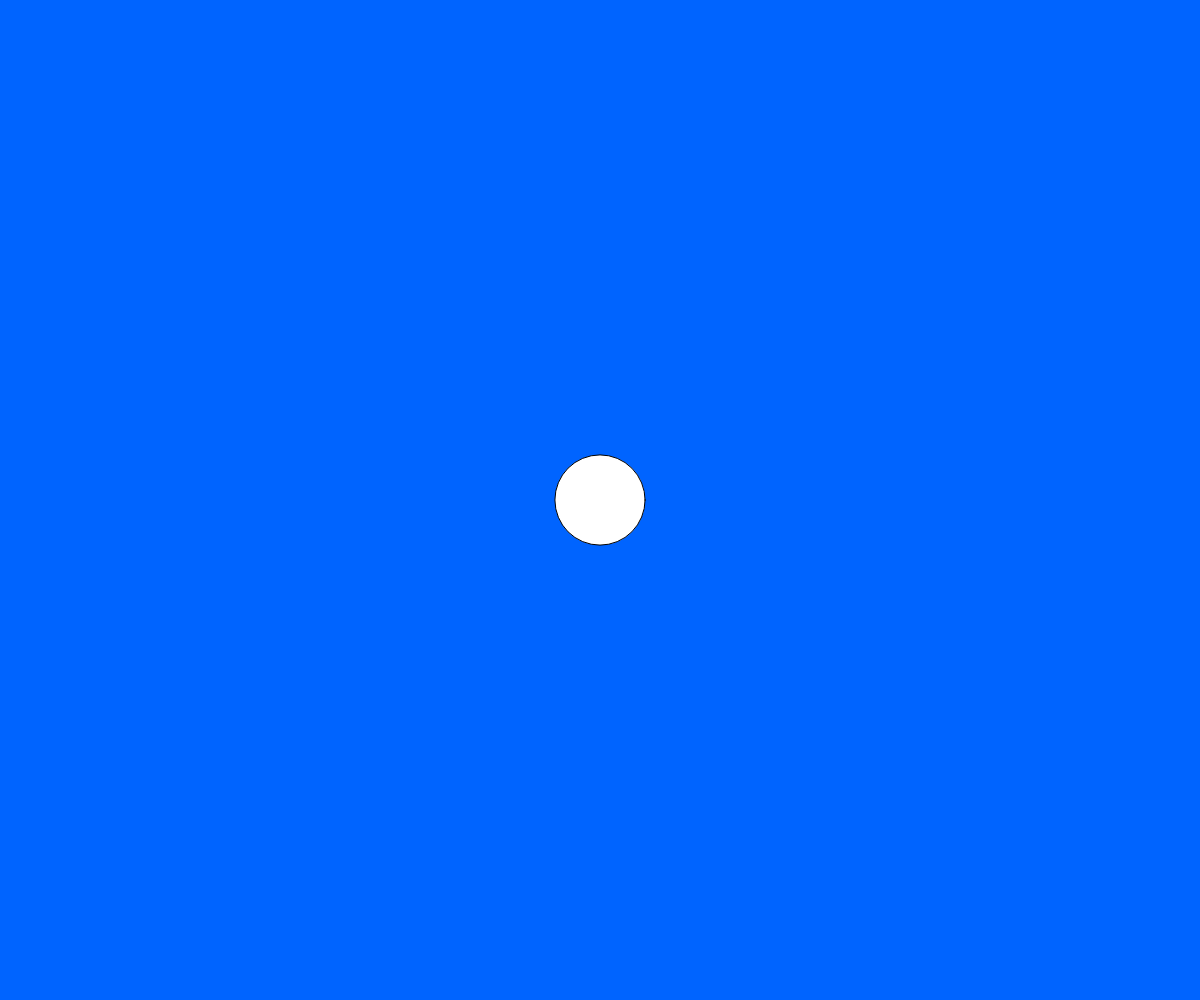
Frame 1 (no input)
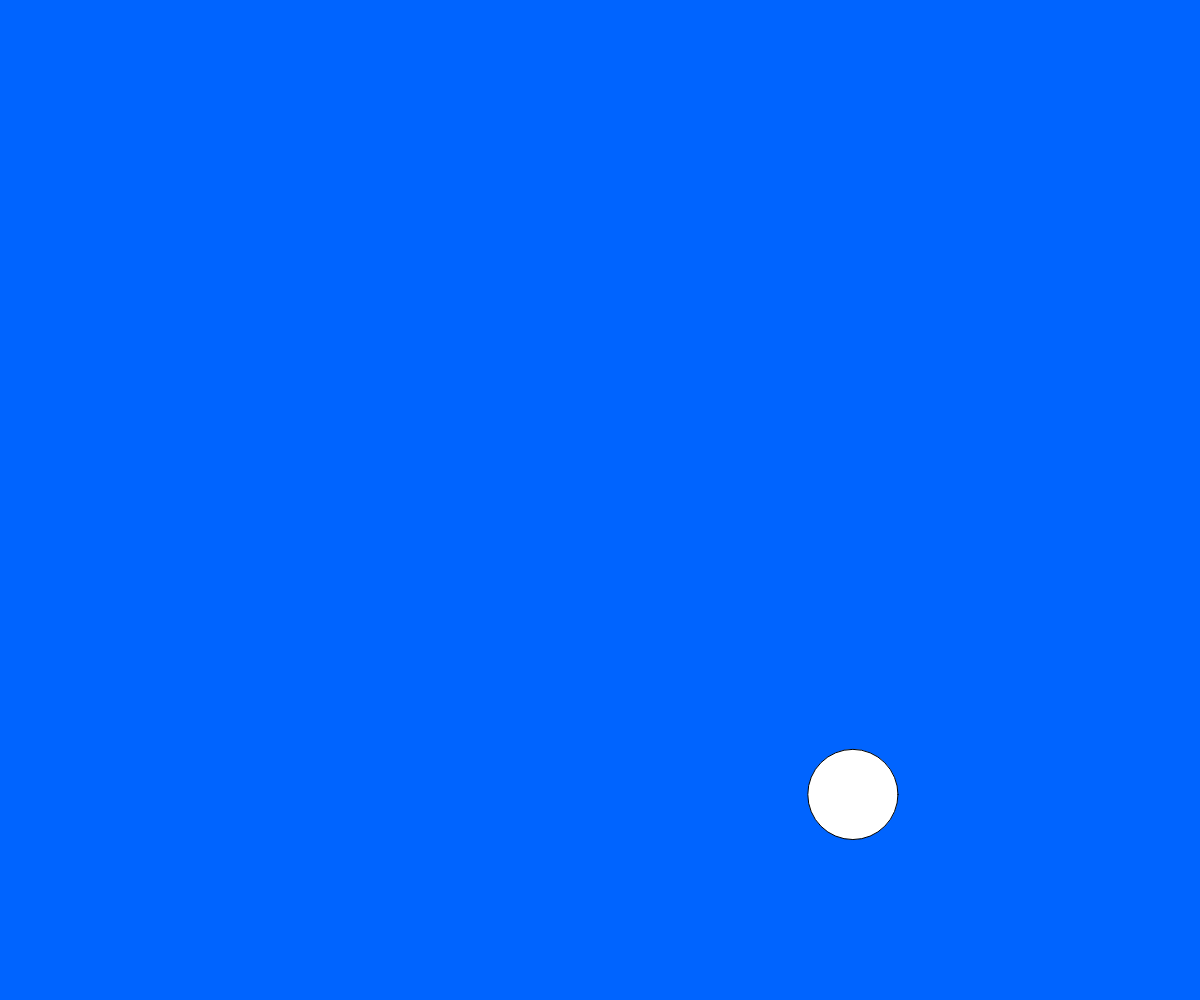
Frame 60 (no input)
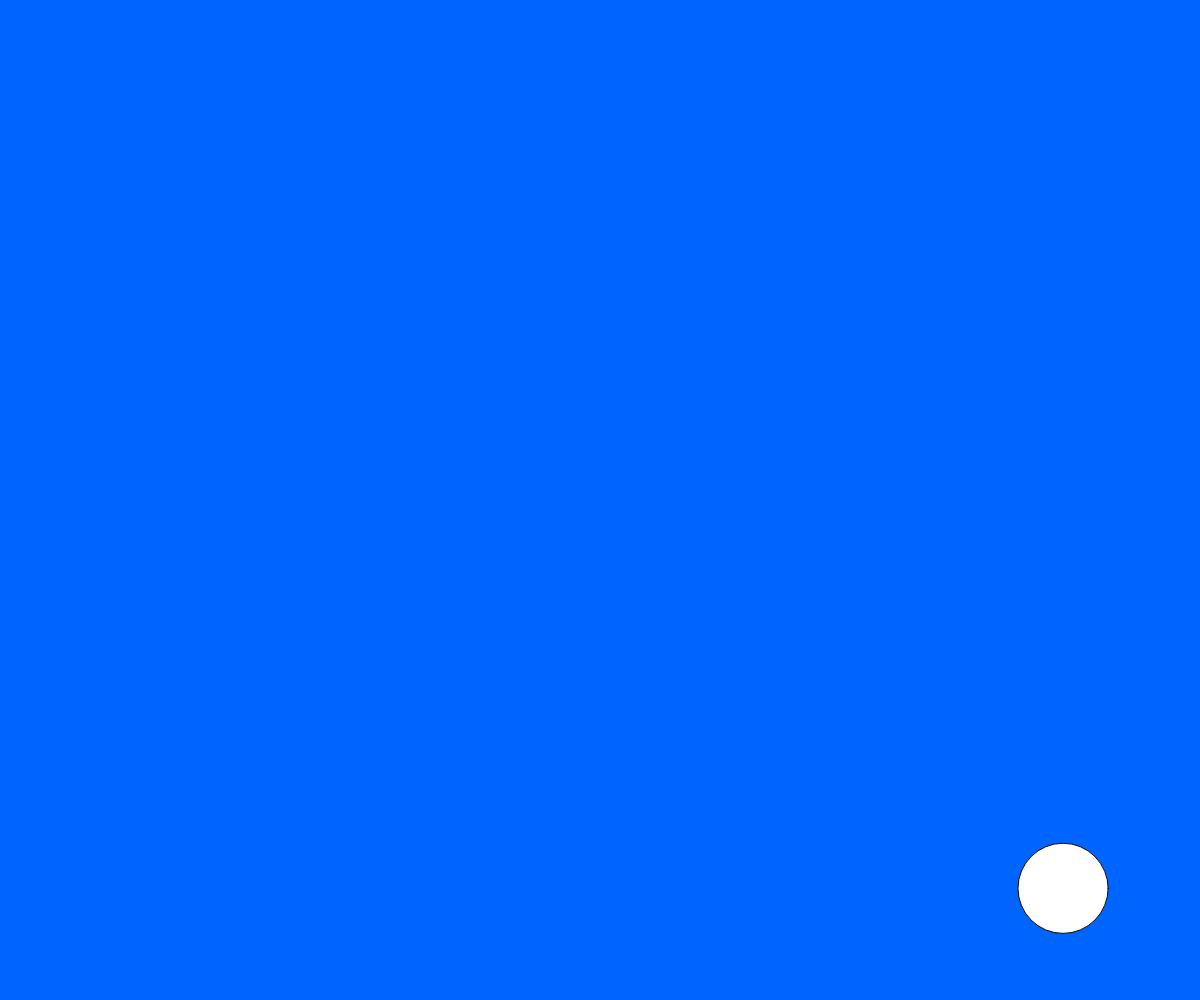
Frame 120 (the mouse pressed at the canvas centre since frame 60)

The p5.js sketch that drew these frames (run headless with seeded random() and noise() and a simulated clock; from frame 60 on, the mouse is pressed at the canvas centre):

// p5.js sketch
// ── sketch.js
// Project Title
// Your Name
// Date
//
// Extra for Experts:
// - describe what you did to take this project "above and beyond"

let storedShapes = [(100, 100)]
let xDirection;
let yDirection;

let circleX;
let circleY;
let circleDiam;
let speedLim;
let speedMin;
function notSmallRandom(min, max, small){
  let x = random(min, max)
  if (x<small && x > 0 || x > (small*= -1) && x < 0){
      notSmallRandom(min, max);
  }

  return x
}
function setup() {
  createCanvas(windowWidth, windowHeight);
  xDirection = notSmallRandom(-10, 10, 5);
  yDirection = notSmallRandom(-10, 10, 5);
  circleX = windowWidth/2;
  circleY = windowHeight/2;
  circleDiam = random(50, 100);
  speedLim = 50;
  speedMin = 2;
}


function draw() {
  background(0, 100, 255);
  if (!((circleX < windowWidth - circleDiam/2 ) && (circleX > circleDiam/2))){
    xDirection *= -1;
    xDirection *= notSmallRandom(0, 2, 0.5);
    yDirection *= notSmallRandom(0, 2, 0.5);
    if (!(circleX < windowWidth + (circleDiam/2))){
      circleX = windowWidth - circleDiam/2 - 1
    }
    if (!(circleX > circleDiam/2)){
      circleX = circleDiam/2 + 1;
    }
  }
  if (!((circleY < windowHeight - circleDiam/2) && (circleY > circleDiam/2))){
    yDirection *= -1;
    xDirection *= notSmallRandom(0, 2, 0.5);
    yDirection *= notSmallRandom(0, 2, 0.5);

    if (!(circleY < windowHeight - circleDiam/2)){
      circleY = windowHeight - circleDiam/2 - 1
    }
    if (!(circleY > circleDiam/2)){
      circleY = circleDiam/2 + 1;
    }
  }

  circle(circleX, circleY, circleDiam);
  
  circleX += xDirection;
  circleY += yDirection;
 // increases speed if painfully slow
  if (xDirection<speedMin && xDirection > 0 || xDirection > -speedMin && xDirection < 0){
    xDirection *=  notSmallRandom(2, 10, 1);
  }
  if (yDirection<speedMin && yDirection > 0 || yDirection > -speedMin && yDirection < 0){
    yDirection *=  notSmallRandom(2, 10, 1);
  }
// decreases speed if blisteringly fast
  if (xDirection> speedLim && xDirection > 0 || xDirection < -speedLim && xDirection < 0){
    xDirection /=  notSmallRandom(2, 10, 1);
  }
  if (yDirection > speedLim && yDirection > 0 || yDirection < -speedLim && yDirection < 0){
    yDirection /=  notSmallRandom(2, 10, 1);
  }
  print(xDirection);
  print(yDirection);

}
